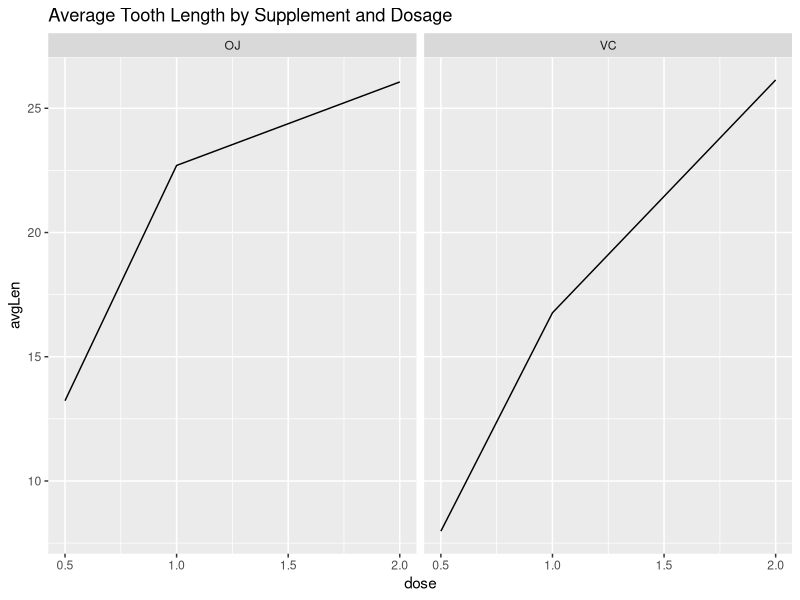
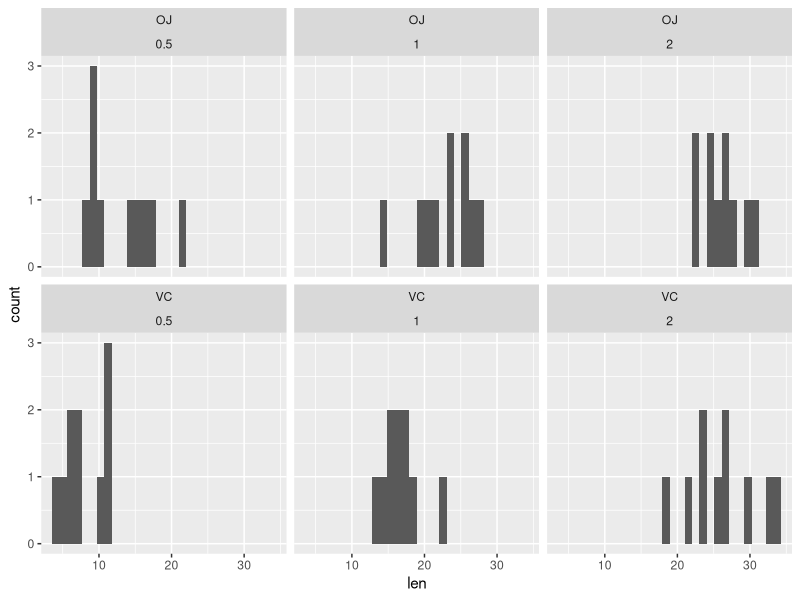
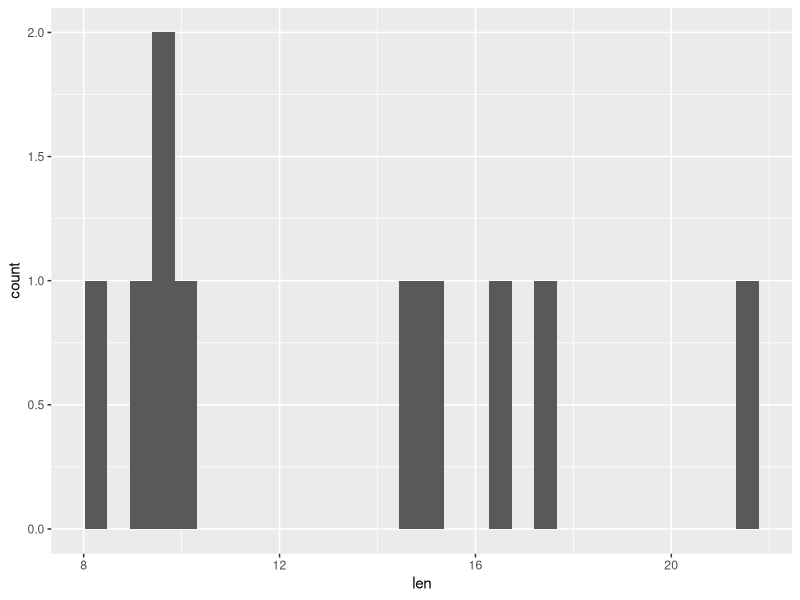

The R script that drew these images, in order:
library(dplyr)
library(ggplot2)
data(ToothGrowth)
summary(ToothGrowth)

suppDose <- ToothGrowth %>% 
    group_by(supp, dose) %>%
    summarize(avgLen = mean(len))

g <- ggplot(suppDose, aes(x=dose, y=avgLen)) +
    geom_line() +
    facet_wrap(  ~ supp) +
    ggtitle("Average Tooth Length by Supplement and Dosage")
g

g2 <- ggplot(ToothGrowth, aes(len)) +
    geom_histogram() +
    facet_wrap(supp ~ dose)
g2

t.test(ToothGrowth[ToothGrowth$dose == 0.5,]$len, ToothGrowth[ToothGrowth$dose == 1,]$len)$p.value
t.test(ToothGrowth[ToothGrowth$dose == 1,]$len, ToothGrowth[ToothGrowth$dose == 2,]$len)$p.value

t.test(ToothGrowth[ToothGrowth$supp == "OJ",]$len, ToothGrowth[ToothGrowth$supp == "VC",]$len)$p.value

OJSupp <- ToothGrowth[ToothGrowth$supp == "OJ",]
VCSupp <- ToothGrowth[ToothGrowth$supp == "VC",]

ggplot(OJSupp[OJSupp$dose == 0.5,], aes(len)) +
    geom_histogram(bins = 30)


t.test(OJSupp$len, VCSupp$len)

t.test(OJSupp[OJSupp$dose == 0.5,]$len, VCSupp[VCSupp$dose == 0.5,]$len)$p.value
t.test(OJSupp[OJSupp$dose == 1,]$len, VCSupp[VCSupp$dose == 1,]$len)$p.value
t.test(OJSupp[OJSupp$dose == 2,]$len, VCSupp[VCSupp$dose == 2,]$len)$p.value

p <- c(
    t.test(ToothGrowth[ToothGrowth$dose == 0.5,]$len, ToothGrowth[ToothGrowth$dose == 1,]$len)$p.value,
    t.test(ToothGrowth[ToothGrowth$dose == 0.5,]$len, ToothGrowth[ToothGrowth$dose == 2,]$len)$p.value,
    t.test(ToothGrowth[ToothGrowth$dose == 1,]$len, ToothGrowth[ToothGrowth$dose == 2,]$len)$p.value,
    t.test(ToothGrowth[ToothGrowth$supp == "OJ",]$len, ToothGrowth[ToothGrowth$supp == "VC",]$len)$p.value
)

p <- c(
    p,
    t.test(OJSupp[OJSupp$dose == 0.5,]$len, VCSupp[VCSupp$dose == 0.5,]$len)$p.value,
    t.test(OJSupp[OJSupp$dose == 1,]$len, VCSupp[VCSupp$dose == 1,]$len)$p.value,
    t.test(OJSupp[OJSupp$dose == 2,]$len, VCSupp[VCSupp$dose == 2,]$len)$p.value
)

p.adjust(p, method = "BH") < 0.05
